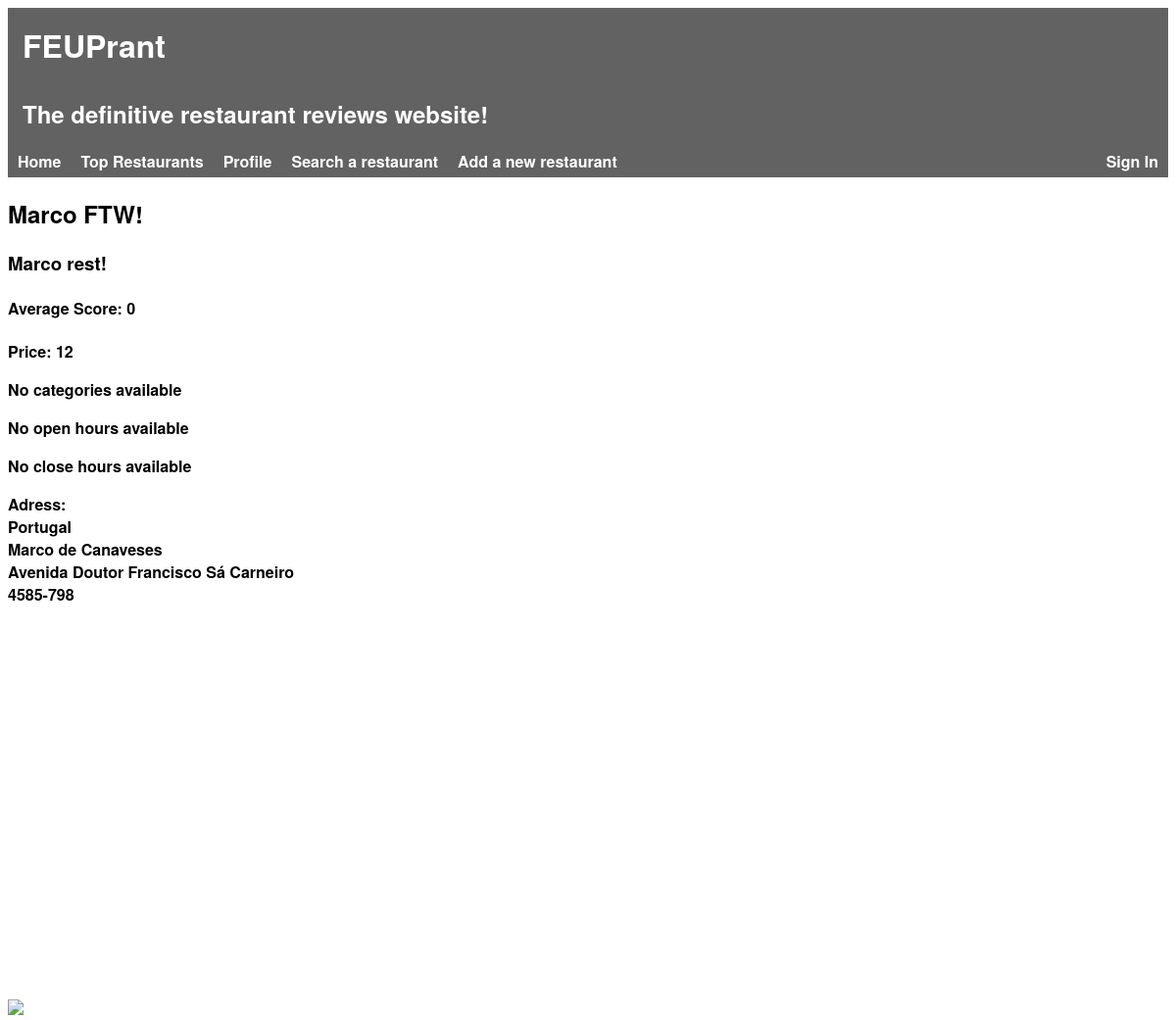
Before: /templates/restaurant.php?idRestaurant=8 with the older database file.
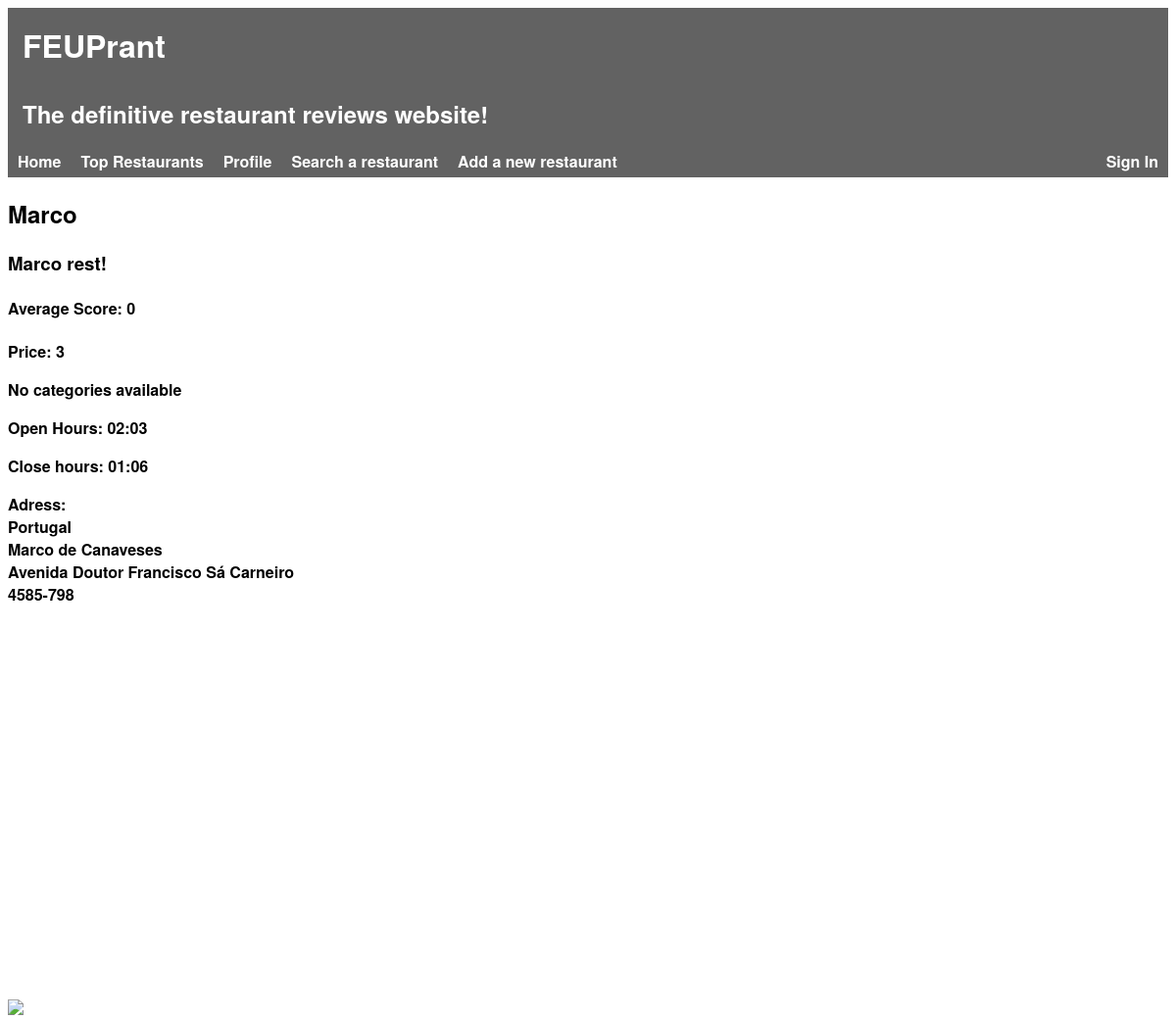
After: the same page with the newer database file.
### tables this page shows
CREATE TABLE Restaurant(
    idRestaurant        INTEGER PRIMARY KEY AUTOINCREMENT,
    name                STRING NOT NULL,
    description         STRING NOT NULL,
    score               FLOAT NOT NULL,

    idOwner             INTEGER REFERENCES User(idUser),
    idRestaurantInfo    INTEGER REFERENCES RestaurantInfo(idRestaurantInfo)
);

CREATE TABLE RestaurantInfo(
    idRestaurantInfo    INTEGER PRIMARY KEY AUTOINCREMENT,
    price               INTEGER,
    category            STRING,
    openHours           DATE,
    closeHours          DATE,

    idLocalization      INTEGER REFERENCES Localization(idLocalization)
);

### database/db_restaurants.php (called while the page is built, shortened)
<?php
    function getRestaurantById($idRestaurant) {
        global $db;
        $stmt = $db->prepare('SELECT * FROM Restaurant WHERE idRestaurant = :id');
        $stmt->bindParam(':id', $idRestaurant);
        $stmt->execute();
        return $stmt->fetch();
    }
?>

### database/db_restaurants_info.php (called while the page is built, shortened)
<?php
    function getInfoById($idRestaurantInfo) {
        global $db;
        $stmt = $db->prepare('SELECT * FROM RestaurantInfo WHERE idRestaurantInfo = :id');
        $stmt->bindParam(':id', $idRestaurantInfo);
        $stmt->execute();
        return $stmt->fetch();
    }
?>

### database/db_localization.php (called while the page is built, shortened)
<?php
    function getLocalizationById($idLocalization) {
        global $db;
        $stmt = $db->prepare('SELECT * FROM Localization WHERE idLocalization = :id');
        $stmt->bindParam(':id', $idLocalization);
        $stmt->execute();
        return $stmt->fetch();
    }
?>

### database/db_photo.php (called while the page is built, shortened)
<?php
    function getPhotoById($idRestaurantInfo) {
        global $db;
        $stmt = $db->prepare('SELECT * FROM PhotoRestaurant WHERE idRestaurantInfo = :id');
        $stmt->bindParam(':id', $idRestaurantInfo);
        $stmt->execute();
        return $stmt->fetch();
    }
?>

### templates/restaurant.php (the view, shortened to what this page needs)
<?php
    include_once('../database/connection.php');
    include_once('../database/db_restaurants.php');
    include_once('../database/db_restaurants_info.php');
    include_once('../database/db_photo.php');
    include_once('../database/db_localization.php');
    if(isset($_GET['idRestaurant'])) {
        $restaurant = getRestaurantById($_GET['idRestaurant']);
    } else {
        $_SESSION['idRestaurant'] = $_SESSION['restaurant'];
        $restaurant = $_SESSION['restaurant'];
        if($restaurant == false)
            die('There was no restaurant with the specified id');
    }
    $info = getInfoById($restaurant['idRestaurantInfo']);
    $localization = getLocalizationById($info['idLocalization']);
    $photo = getPhotoById($info['idRestaurantInfo']);
    include_once('header.php');
?>
<section>
    <div id='restaurant'>
        <h2><?=$restaurant['name']?></h2>
        <h3><?=$restaurant['description']?></h3>
        <h4>Average Score: <?=$restaurant['score']?></h3>
    <div id='restaurantInfo'>
        <?php if($info['price']) { ?>
            <p>Price: <?=$info['price']?></p>
        <?php } else { ?>
            <p>No prices available</p>
        <?php } ?>
        <?php if($info['category']) { ?>
            <p>Categories: <?=$info['category']?></p>
        <?php } else { ?>
            <p>No categories available</p>
        <?php } ?>
        <?php if($info['openHours']) { ?>
            <p>Open Hours: <?=$info['openHours']?></p>
        <?php } else { ?>
            <p>No open hours available</p>
        <?php } ?>
        <?php if($info['closeHours']) { ?>
            <p>Close hours: <?=$info['closeHours']?></p>
        <?php } else { ?>
            <p>No close hours available</p>
        <?php } ?>
    </div>
    <div id="localization">
        <?php if(isset($localization['country']) || isset($localization['city']) || isset($localization['road'])) { ?>
            <label>Adress: </label>
        <?php } else { ?>
            <label>No address available</label>
        <?php } ?>
        <div id="country"><?=$localization['country']?></div>
        <div id="city"><?=$localization['city']?></div>
        <div id="road"><?=$localization['road']?></div>
        <div id="postalCode"><?=$localization['postalCode']?></div>
        <div id="map" style="width:20%; height:400px"></div>
    </div>
    <div id="photos">
            <img src="../images/originals/<?=$photo['idPhoto']?>.jpg">
    </div>
</section>

Changed rows visible on the page:
changed restaurant "Marco rest!": name "Marco FTW!" → "Marco"
changed restaurantinfo: price "12" → "3"; openHours (not shown) → "02:03"; closeHours (not shown) → "01:06"
Other visible differences:
text no longer shown: "No open hours available No close hours available"
text now shown: "Open Hours: Close hours:"
